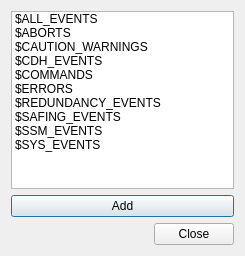
<?xml version="1.0" encoding="UTF-8"?>
<ui version="4.0">
 <class>add_pseudo_dialog</class>
 <widget class="QDialog" name="add_pseudo_dialog">
  <property name="geometry">
   <rect>
    <x>0</x>
    <y>0</y>
    <width>245</width>
    <height>256</height>
   </rect>
  </property>
  <property name="windowTitle">
   <string>Add Pseudo CUIs</string>
  </property>
  <layout class="QVBoxLayout" name="verticalLayout">
   <item>
    <widget class="QListWidget" name="listWidget">
     <property name="selectionMode">
      <enum>QAbstractItemView::ExtendedSelection</enum>
     </property>
     <property name="selectionBehavior">
      <enum>QAbstractItemView::SelectRows</enum>
     </property>
     <item>
      <property name="text">
       <string>$ALL_EVENTS</string>
      </property>
     </item>
     <item>
      <property name="text">
       <string>$ABORTS</string>
      </property>
     </item>
     <item>
      <property name="text">
       <string>$CAUTION_WARNINGS</string>
      </property>
     </item>
     <item>
      <property name="text">
       <string>$CDH_EVENTS</string>
      </property>
     </item>
     <item>
      <property name="text">
       <string>$COMMANDS</string>
      </property>
     </item>
     <item>
      <property name="text">
       <string>$ERRORS</string>
      </property>
     </item>
     <item>
      <property name="text">
       <string>$REDUNDANCY_EVENTS</string>
      </property>
     </item>
     <item>
      <property name="text">
       <string>$SAFING_EVENTS</string>
      </property>
     </item>
     <item>
      <property name="text">
       <string>$SSM_EVENTS</string>
      </property>
     </item>
     <item>
      <property name="text">
       <string>$SYS_EVENTS</string>
      </property>
     </item>
    </widget>
   </item>
   <item>
    <widget class="QPushButton" name="add_pushButton">
     <property name="text">
      <string>Add</string>
     </property>
    </widget>
   </item>
   <item>
    <widget class="QDialogButtonBox" name="buttonBox">
     <property name="orientation">
      <enum>Qt::Horizontal</enum>
     </property>
     <property name="standardButtons">
      <set>QDialogButtonBox::Close</set>
     </property>
    </widget>
   </item>
  </layout>
 </widget>
 <resources/>
 <connections>
  <connection>
   <sender>buttonBox</sender>
   <signal>accepted()</signal>
   <receiver>add_pseudo_dialog</receiver>
   <slot>accept()</slot>
   <hints>
    <hint type="sourcelabel">
     <x>248</x>
     <y>254</y>
    </hint>
    <hint type="destinationlabel">
     <x>157</x>
     <y>274</y>
    </hint>
   </hints>
  </connection>
  <connection>
   <sender>buttonBox</sender>
   <signal>rejected()</signal>
   <receiver>add_pseudo_dialog</receiver>
   <slot>reject()</slot>
   <hints>
    <hint type="sourcelabel">
     <x>316</x>
     <y>260</y>
    </hint>
    <hint type="destinationlabel">
     <x>286</x>
     <y>274</y>
    </hint>
   </hints>
  </connection>
 </connections>
</ui>
